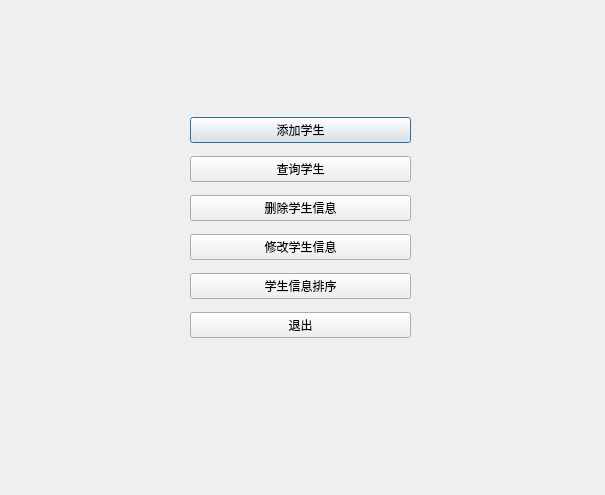
<?xml version="1.0" encoding="UTF-8"?>
<ui version="4.0">
 <class>MenuWidget</class>
 <widget class="QDialog" name="MenuWidget">
  <property name="geometry">
   <rect>
    <x>0</x>
    <y>0</y>
    <width>605</width>
    <height>495</height>
   </rect>
  </property>
  <property name="windowTitle">
   <string>Dialog</string>
  </property>
  <widget class="QWidget" name="gridLayoutWidget">
   <property name="geometry">
    <rect>
     <x>190</x>
     <y>110</y>
     <width>221</width>
     <height>241</height>
    </rect>
   </property>
   <layout class="QGridLayout" name="gridLayout">
    <item row="0" column="0">
     <widget class="QPushButton" name="addButton">
      <property name="text">
       <string>添加学生</string>
      </property>
     </widget>
    </item>
    <item row="3" column="0">
     <widget class="QPushButton" name="modifyButton">
      <property name="text">
       <string>修改学生信息</string>
      </property>
     </widget>
    </item>
    <item row="5" column="0">
     <widget class="QPushButton" name="exitButton">
      <property name="text">
       <string>退出</string>
      </property>
     </widget>
    </item>
    <item row="4" column="0">
     <widget class="QPushButton" name="sortButton">
      <property name="text">
       <string>学生信息排序</string>
      </property>
     </widget>
    </item>
    <item row="1" column="0">
     <widget class="QPushButton" name="findButton">
      <property name="text">
       <string>查询学生</string>
      </property>
     </widget>
    </item>
    <item row="2" column="0">
     <widget class="QPushButton" name="delpushButton">
      <property name="text">
       <string>删除学生信息</string>
      </property>
     </widget>
    </item>
   </layout>
  </widget>
 </widget>
 <resources/>
 <connections/>
</ui>
